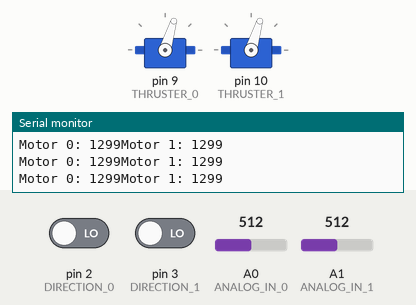
The sketch below on a simulated Arduino Uno, built with avr-gcc and run on an emulated ATmega328P. Parts: 2 × servo, the last lines printed to the serial monitor. The test bench sets the inputs (shaded band); at power-on: A0 (ANALOG_IN_0) = 512, A1 (ANALOG_IN_1) = 512, pin 2 (DIRECTION_0) LOW, pin 3 (DIRECTION_1) LOW.

Above: at 8.2 s.
8.3 s: A0 (ANALOG_IN_0) set to 306
At 9.5 s:
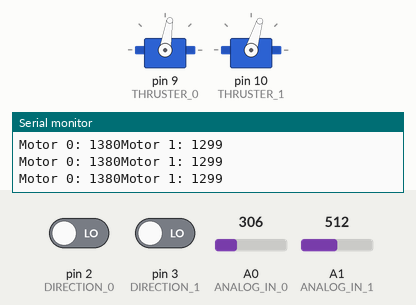
9.8 s: A1 (ANALOG_IN_1) set to 900
At 11.0 s:
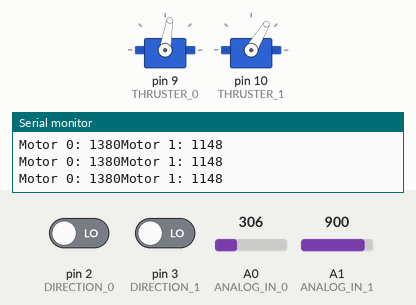
11.3 s: pin 2 (DIRECTION_0) driven HIGH
At 12.2 s:
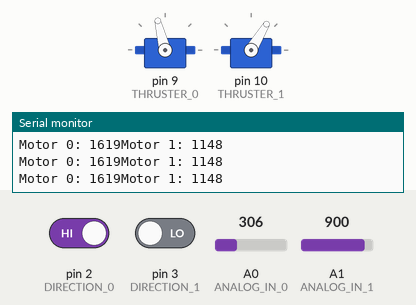
12.8 s: pin 3 (DIRECTION_1) driven HIGH
At 13.8 s:
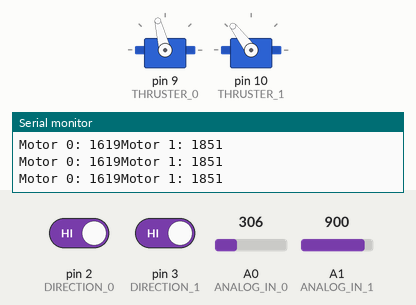
14.3 s: A0 (ANALOG_IN_0) set to 122
At 14.9 s:
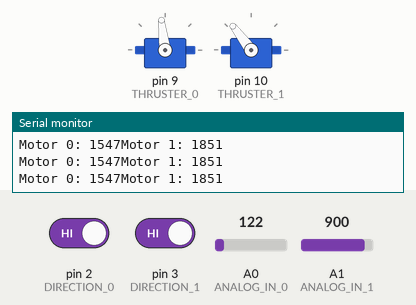
15.8 s: A1 (ANALOG_IN_1) set to 511
At 16.5 s:
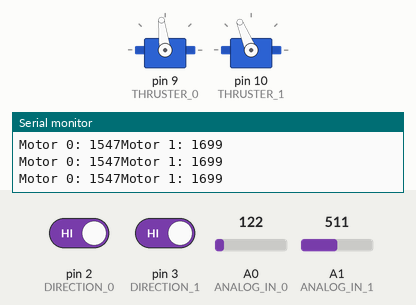
Timing chart, 0 to 18.3 s (numbered marks = the images above; inputs shaded):
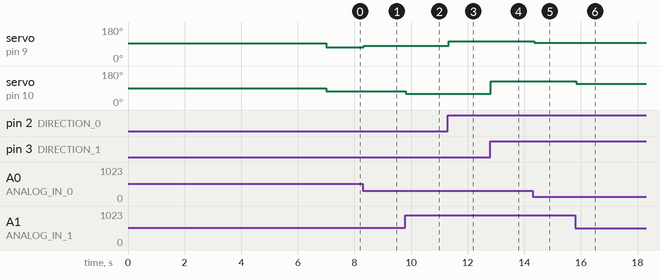

The sketch:

AnalogInToESC.ino
```cpp
// (licence header left out)
#include <Servo.h>

// ESC/Thruster Settings
static const int MAX_FWD_REV_THROTTLE = 400; // Value between 0-400
static const int CENTER_THROTTLE = 1500;

// Arduino Pins
static const byte ANALOG_IN_0 = A0;
static const byte ANALOG_IN_1 = A1;
static const byte DIRECTION_0 = 2;
static const byte DIRECTION_1 = 3;
static const byte THRUSTER_0 = 9;
static const byte THRUSTER_1 = 10;

// Servos
Servo thruster0;
Servo thruster1;

void setup() {
  // Set up serial port to print inputs and outputs
  Serial.begin(38400);

  // Set up direction pins as inputs
  pinMode(DIRECTION_0,INPUT);
  pinMode(DIRECTION_1,INPUT);

  // Set up Arduino pins to send servo signals to ESCs
  thruster0.attach(THRUSTER_0);
  thruster1.attach(THRUSTER_1);

  // Set output signal to 1500 microsecond pulse (stopped command)
  thruster0.writeMicroseconds(CENTER_THROTTLE);
  thruster0.writeMicroseconds(CENTER_THROTTLE);

  // Delay to allow time for ESCs to initialize
  delay(7000);
}

void loop() {
  // Read analog input and apply direction, negative for reverse
  int input0 = analogRead(ANALOG_IN_0)*(digitalRead(DIRECTION_0)*2-1);
  int input1 = analogRead(ANALOG_IN_1)*(digitalRead(DIRECTION_1)*2-1);

  // Map analog input to a PWM output command given in microseconds
  int output0 = map(input0,-1023,1023,CENTER_THROTTLE-MAX_FWD_REV_THROTTLE,CENTER_THROTTLE+MAX_FWD_REV_THROTTLE);
  int output1 = map(input1,-1023,1023,CENTER_THROTTLE-MAX_FWD_REV_THROTTLE,CENTER_THROTTLE+MAX_FWD_REV_THROTTLE);

  // Output command to ESCs
  thruster0.writeMicroseconds(output0);
  thruster1.writeMicroseconds(output1);

  // Output via serial (for debugging)
  Serial.print("Motor 0: "); Serial.print(output0);
  Serial.print("Motor 1: "); Serial.print(output1);
  Serial.println("");

  // Delay 1/20th of a second. No need to update at super fast rates.
  delay(50);
}
```

Measured:
- after the input at 8.3 s, servo on pin 9 (THRUSTER_0): 73° → 81° at once
- after the input at 9.8 s, servo on pin 10 (THRUSTER_1): 73° → 59° at once
- after the input at 11.3 s, servo on pin 9 (THRUSTER_0): 81° → 104° at once
- after the input at 12.8 s, servo on pin 10 (THRUSTER_1): 59° → 127° at once
- after the input at 14.3 s, servo on pin 9 (THRUSTER_0): 104° → 97° after 0.05 s
- after the input at 15.8 s, servo on pin 10 (THRUSTER_1): 127° → 112° at once
